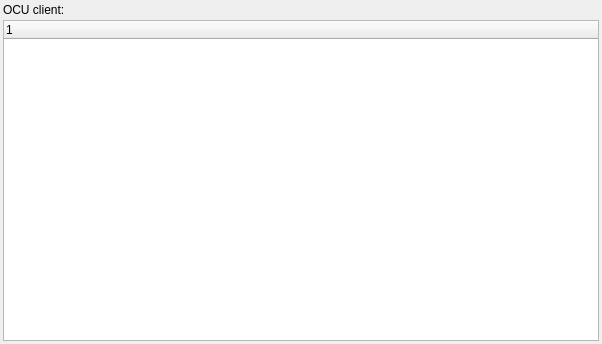
<?xml version="1.0" encoding="UTF-8"?>
<ui version="4.0">
 <class>Form</class>
 <widget class="QWidget" name="Form">
  <property name="geometry">
   <rect>
    <x>0</x>
    <y>0</y>
    <width>602</width>
    <height>344</height>
   </rect>
  </property>
  <property name="windowTitle">
   <string>Form</string>
  </property>
  <layout class="QVBoxLayout" name="verticalLayout">
   <property name="spacing">
    <number>3</number>
   </property>
   <property name="margin">
    <number>3</number>
   </property>
   <item>
    <widget class="QLabel" name="label_info">
     <property name="text">
      <string>OCU client:</string>
     </property>
    </widget>
   </item>
   <item>
    <widget class="QTreeWidget" name="treewidget_components">
     <column>
      <property name="text">
       <string notr="true">1</string>
      </property>
     </column>
    </widget>
   </item>
  </layout>
 </widget>
 <resources/>
 <connections/>
</ui>
